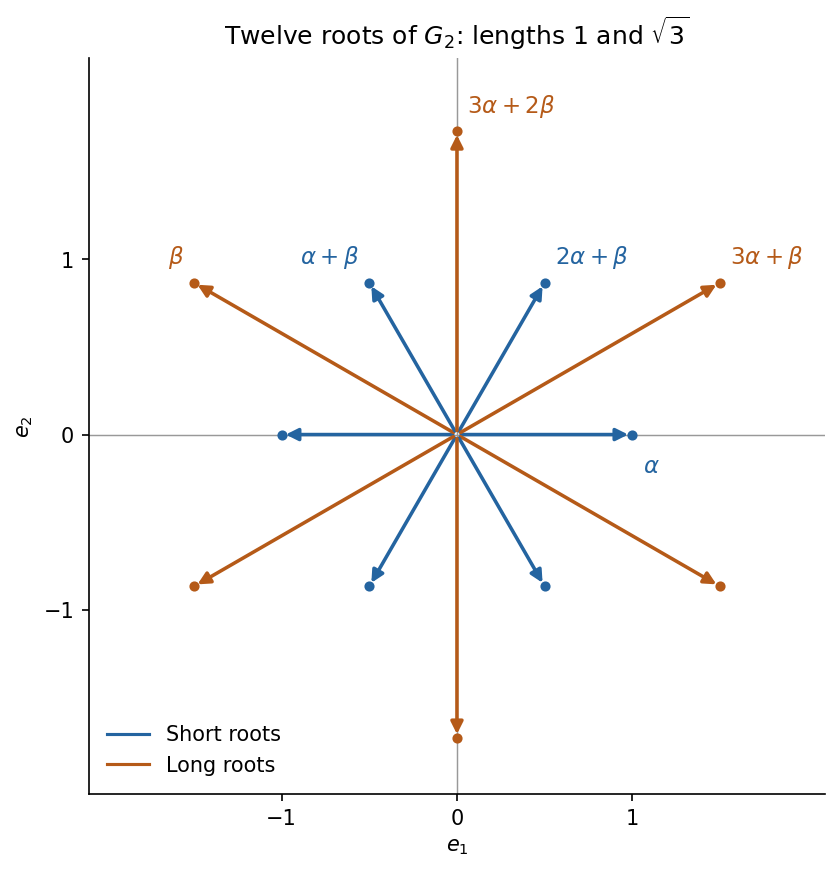

Recreate this plot in Python.
"""Original G2 root diagram; Python3.14/numpy/matplotlib; output in CWD."""
import numpy as np
import matplotlib.pyplot as plt
from matplotlib.lines import Line2D
alpha=np.array([1.,0.]);beta=np.array([-1.5,np.sqrt(3)/2])
positive=[(1,0,r'$\alpha$'),(0,1,r'$\beta$'),(1,1,r'$\alpha+\beta$'),(2,1,r'$2\alpha+\beta$'),(3,1,r'$3\alpha+\beta$'),(3,2,r'$3\alpha+2\beta$')]
fig,ax=plt.subplots(figsize=(6.8,5.7),layout='constrained',facecolor='white')
for a,b,label in positive:
    point=a*alpha+b*beta
    color='#2464a0' if np.dot(point,point)<2 else '#b55a18'
    for sign in [-1,1]:
        q=sign*point
        ax.annotate('',xy=q,xytext=(0,0),arrowprops={'arrowstyle':'-|>','lw':1.7,'color':color,'mutation_scale':12})
        ax.scatter(*q,s=15,color=color)
    ax.annotate(label,xy=point,xytext=(5 if point[0]>=0 else -5,9 if point[1]>0 else -18),textcoords='offset points',ha='left' if point[0]>=0 else 'right',fontsize=11,color=color)
ax.axhline(0,color='#999999',lw=.7,zorder=-1);ax.axvline(0,color='#999999',lw=.7,zorder=-1)
ax.set(xlim=(-2.1,2.1),ylim=(-2.05,2.15),xlabel=r'$e_1$',ylabel=r'$e_2$',title=r'Twelve roots of $G_2$: lengths $1$ and $\sqrt{3}$')
ax.set_aspect('equal');ax.set_xticks([-1,0,1]);ax.set_yticks([-1,0,1]);ax.spines[['top','right']].set_visible(False)
ax.legend(handles=[Line2D([0],[0],color='#2464a0',label='Short roots'),Line2D([0],[0],color='#b55a18',label='Long roots')],loc='lower left',frameon=False)
fig.savefig('2009-g2-roots.png',dpi=150,facecolor='white',bbox_inches='tight')
